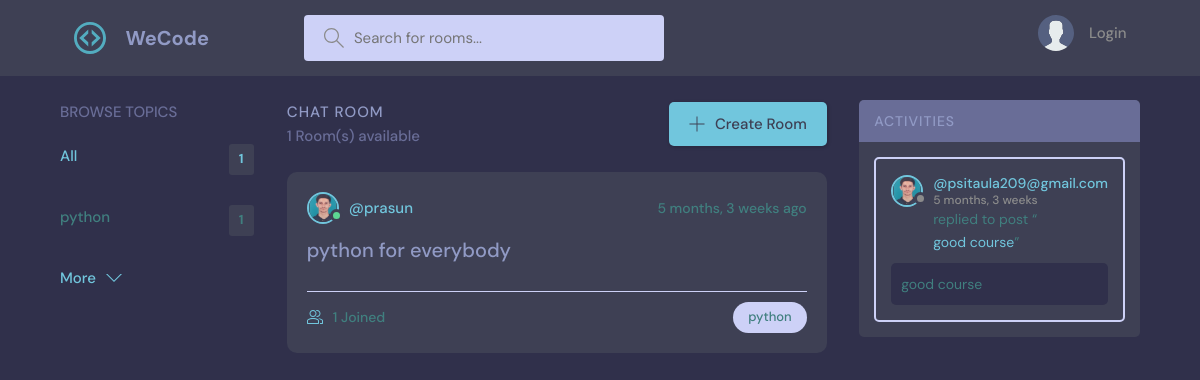
The page / on the database its author committed.
### base/models.py (models this page shows, shortened)
class Topic(models.Model):
    name = models.CharField(max_length=200)

class Room(models.Model):
    host = models.ForeignKey(User, on_delete=models.SET_NULL, null=True)
    topic = models.ForeignKey(Topic, on_delete=models.SET_NULL, null=True)
    name = models.CharField(max_length=200)
    description = models.TextField(null=True, blank=True)
    participants = models.ManyToManyField(User, related_name='participants', blank=True)
    updated = models.DateTimeField(auto_now=True)
    created = models.DateTimeField(auto_now_add=True)
    class Meta:
        ordering = ['-updated', '-created']

class User(AbstractUser):
    name = models.CharField(max_length=200, null=True)
    email = models.EmailField(unique=True, null=True)
    bio = models.TextField(null=True)
    avatar = models.ImageField(null=True, default="avatar.svg")
    USERNAME_FIELD = 'email'
    REQUIRED_FIELDS = []

class Message(models.Model):
    user = models.ForeignKey(User, on_delete=models.CASCADE)
    room = models.ForeignKey(Room, on_delete=models.CASCADE)
    body = models.TextField()
    updated = models.DateTimeField(auto_now=True)
    created = models.DateTimeField(auto_now_add=True)
    class Meta:
        ordering = ['-updated', '-created']
    def __str__(self):
        return self.body[0:50]

### base/views.py (the view)
# urls.py: path('', views.home, name ="home"),
def home(request):
    q = request.GET.get('q') if request.GET.get('q') != None else ''
    rooms = Room.objects.filter(Q(topic__name__icontains=q)| Q(name__icontains=q) | Q(description__icontains=q))
    topics = Topic.objects.all()[0:5]
    room_count = rooms.count()
    room_messages = Message.objects.filter(Q(room__topic__name__icontains=q))
    return render(request, 'base/home.html',{'rooms': rooms,'topics':topics, 'room_count':room_count, 'room_messages':room_messages})

### base/templates/base/home.html (shortened to what this page needs)
{% extends 'main.html' %}
{% block content %}
<main class="layout layout--3">
  <div class="container">
    {% include 'base/topic_component.html' %}
    <div class="roomList">
      <div class="roomList__header">
        <div>
          <h2>Chat Room</h2>
          <p>{{room_count}} Room(s) available</p>
        </div>
        <a class="btn btn--main" href="{% url 'create-room' %}">
          <svg version="1.1" xmlns="http://www.w3.org/2000/svg" width="32" height="32" viewBox="0 0 32 32">
            <title>add</title>
            <path
              d="M16.943 0.943h-1.885v14.115h-14.115v1.885h14.115v14.115h1.885v-14.115h14.115v-1.885h-14.115v-14.115z"
            ></path>
          </svg>
          Create Room
        </a>
      </div>
      {% include 'base/feed_component.html' %}
    </div>
    <div>
          {% include 'base/activity_component.html' %}
    </div>
  </div>
</main>
{% endblock content %}

### base/templates/base/topic_component.html
<div class="topics">
    <div class="topics__header">
      <h2>Browse Topics</h2>
    </div>
    <ul class="topics__list">
      <li>
        <a href="{% url 'home' %}" class="active">All <span>{{topics.count}}</span></a>
      </li>
      {% for topic in topics %}
      <li>
        <a href="{% url 'home' %}?q={{topic.name}} %}">{{topic.name}}<span>{{topic.room_set.all.count}}</span></a>
      </li>
     {% endfor %}
    </ul>
    <a class="btn btn--link" href="{% url 'TopicsPage' %}">
      More
      <svg version="1.1" xmlns="http://www.w3.org/2000/svg" width="32" height="32" viewBox="0 0 32 32">
        <title>chevron-down</title>
        <path d="M16 21l-13-13h-3l16 16 16-16h-3l-13 13z"></path>
      </svg>
    </a>
  </div>

### base/templates/base/feed_component.html (shortened to what this page needs)
{% for room in rooms %}
<div class="roomListRoom">
    <div class="roomListRoom__header">
      <a href="{% url 'UserProfile' room.host.id %}" class="roomListRoom__author">
        <div class="avatar avatar--small active">
          <img src="{{room.host.avatar.url}}" />
        </div>
        <span>@{{room.host.username}}</span>
      </a>
      <div class="roomListRoom__actions">
        <span>{{room.created|timesince}} ago</span>
      </div>
    </div>
    <div class="roomListRoom__content">
      <a href="{% url 'room' room.id %}">{{room.name}}</a>
    </div>
    <div class="roomListRoom__meta">
      <a href ="{% url 'room' room.id %}" class="roomListRoom__joined">
        {{room.participants.all.count}} Joined
      </a>
      <p class="roomListRoom__topic">{{room.topic.name}}</p>
    </div>
</div>
{% endfor %}

### base/templates/base/activity_component.html (shortened to what this page needs)
<div class="activities">
  <div class="activities__header">
    <h2>Activities</h2>
  </div>
  {% for messages in room_messages %}
  <div class="activities__box">
    <div class="activities__boxHeader roomListRoom__header">
      <a href="{% url 'UserProfile' messages.user.id%}" class="roomListRoom__author">
        <div class="avatar avatar--small">
          <img src="{{messages.user.avatar.url}}" />
        </div>
        <p>
          @{{messages.user}}
          <span>{{messages.created|timesince}}</span>
        </p>
      </a>
    </div>
    <div class="activities__boxContent">
      <p>replied to post “<a href="{% url 'room' messages.room.id %}">{{messages}}</a>”</p>
      <div class="activities__boxRoomContent">
       {{messages.body}}
      </div>
    </div>
  </div>
  {% endfor %}
</div>

### rows shown on the page
Topic: name "python", room_set.all.count "1"
Room: host.avatar (picture), host.username "prasun", created "5 months, 3 weeks", name "python for everybody", participants.all.count "1", topic.name "python"
Message: user.avatar (picture), user "psitaula209@gmail.com", created "5 months, 3 weeks", body "good course"

### other values the page prints
{{ topics.count }} "1"
{{ room_count }} "1"
